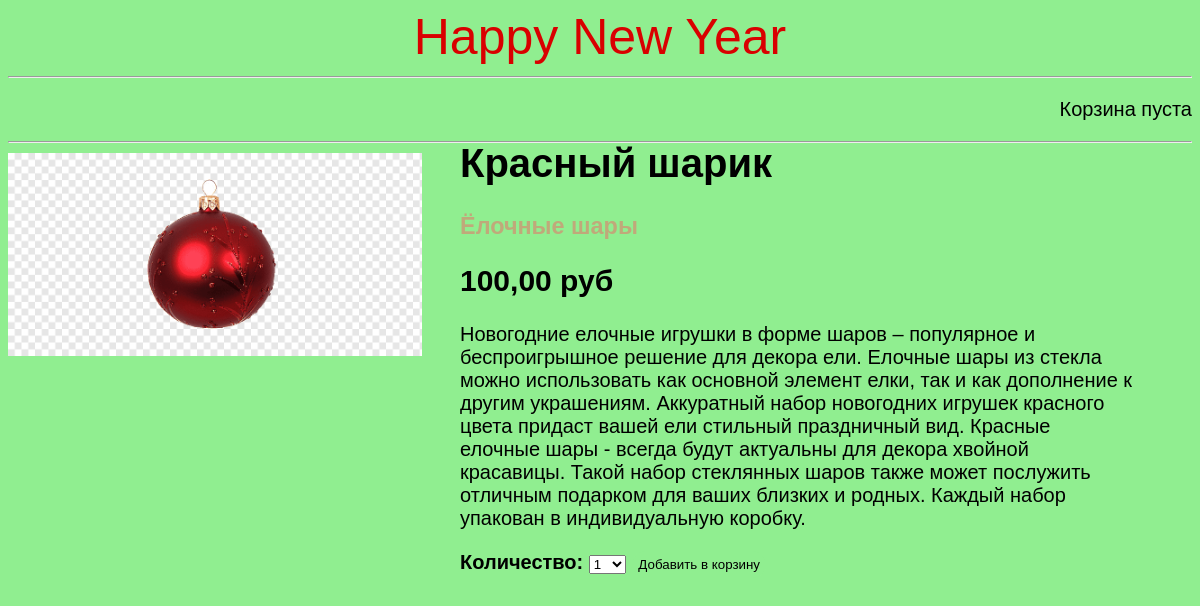
Screenshot of /1/krasnyj-sharik/ with the database file from the repository.
### shop/models.py (models this page shows, shortened)
class Product(models.Model):
    category = models.ForeignKey(Category, on_delete=models.CASCADE, related_name='products')
    name = models.CharField(max_length=200, db_index=True)
    slug = models.SlugField(max_length=200, db_index=True)
    image = models.ImageField(upload_to='products/%Y/%m/%d', blank=True)
    description = models.TextField(blank=True)
    price = models.DecimalField(max_digits=10, decimal_places=2)
    stock = models.PositiveIntegerField()
    available = models.BooleanField(default=True)
    created = models.DateTimeField(auto_now_add=True)
    updated = models.DateTimeField(auto_now=True)
    class Meta:
        ordering = ('name',)
        index_together = (('id', 'slug'),)

class Category(models.Model):
    name = models.CharField(max_length=200, db_index=True)
    slug = models.SlugField(max_length=200, db_index=True, unique=True)
    def get_absolute_url(self):
        return f'/{self.slug}/'
    class Meta:
        ordering = ('name',)
        verbose_name = 'Категория'
        verbose_name_plural = 'Категории'

### shop/views.py (the view)
# urls.py: path('<int:id>/<slug:slug>/' , views.product_detail, name='product_detail'),
def product_detail(request, id, slug):
    product = get_object_or_404(Product, id=id, slug=slug, available=True)
    cart_product_form = CartAddProductForm()
    return render(request, 'product/detail.html', {'product': product, 'cart_product_form': cart_product_form})

### cart/forms.py
class CartAddProductForm(forms.Form):
    quantity = forms.TypedChoiceField(choices=PRODUCT_QUANTITY_CHOICES, coerce=int, label="Количество")
    update = forms.BooleanField(required=False, initial=False, widget=forms.HiddenInput )

### cart/cart.py (called while the page is built)
    def __len__(self):
        return sum(item['quantity'] for item in self.cart.values())

### cart/context_processors.py (called while the page is built)
def cart(request):
    return {'cart': Cart(request)}

### shop/templates/shop/product/detail.html (shortened to what this page needs)
{% extends "shop/base.html" %}
{% load static %}
{% block categories %}
<div class="product-img">
    <img src="{% if product.image %}{{ product.image.url }}{% else %}{% static 'img/no_image.png' %}{% endif %}">
</div>
{% endblock %}
{% block content %}
<div class="product-detail">
    <h1>{{ product.name }}</h1>
    <h3><a href="{{ product.category.get_absolute_url }}" class="category" >{{ product.category.name }}</a></h3>
    <div ><h2 class="price">{{ product.price }} руб</h2>
        <p class="description" >{{ product.description|linebreaks }}</p></div>
        <form action="{% url 'cart:cart_add' product.id %}" method="post" style="font-weight: bolder;">
         {{ cart_product_form }}
         <input type="submit" value="Добавить в корзину">
        </form>
</div>
{% endblock %}

### shop/static/css/base.css (style rules this page uses)
* { box-sizing: border-box; }
input[type=button], input[type=submit], input[type=reset] { background-color: #90EE90; border: none; color: black; padding: 6px 6px; text-decoration: none; margin: 1px 1px; border-radius: 33px; cursor: pointer; }
.product-detail { float: left; position: absolute; width: 75%; text-align: left; margin-top: -49px; margin-left: 150px; }
.product-img img { float: left; width: 35%; }
body { height: 50%; background: #90EE90; font-family: Tahoma, Arial, sans-serif; color: #000000; font-size: 20px; }
.category { text-decoration: none; color: #c0a97a; transition: .3s ease-in-out }
.category::after { position: absolute; width: 40px; height: 2px; background: #270404; left: 50%; margin-left: -20px; bottom: 0; transition: .3s ease-in-out; }

### rows the page displays
Product: image (picture), name "Красный шарик", category.name "Ёлочные шары", price "100,00", description "Новогодние елочные игрушки в форме шаров – популярное и беспроигрышное решение для декора ели. Елочные шары из стекла можно использовать как основной элемент елки, так и как дополнение к другим украшениям. Аккуратный набор новогодних игрушек красного цвета придаст вашей ели стильный праздничный вид. Красные елочные шары - всегда будут актуальны для декора хвойной красавицы. Такой набор стеклянных шаров также может послужить отличным подарком для ваших близких и родных. Каждый набор упакован в индивидуальную коробку."
